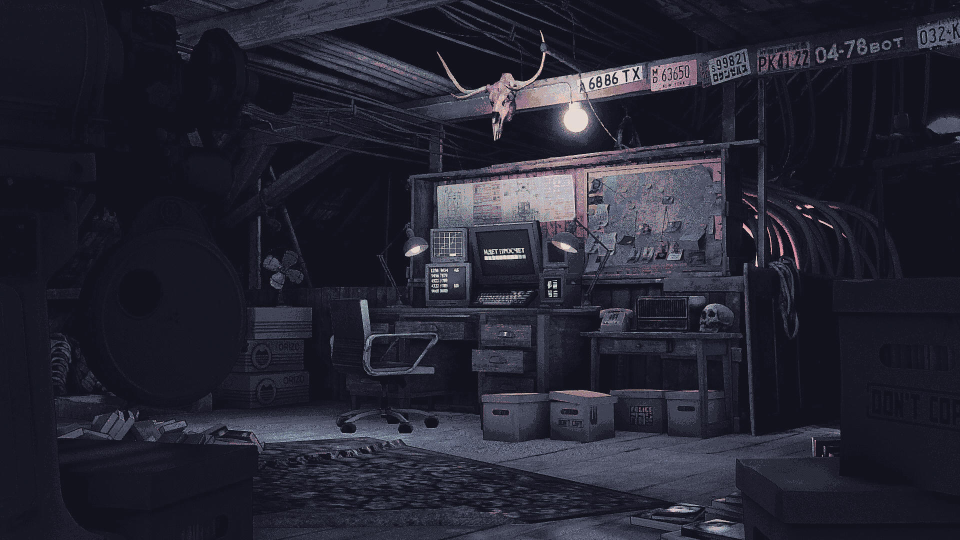
//> input picture opencv/lab1/background.png, 1920 x 1080 px (shown at 1/2 size)
$ ./example_1   (built with g++ and OpenCV 4)
//> lines starting //> are read from the running program, lines starting //| are printed output that depends on the picture
#include <opencv2/opencv.hpp>
#include <vector>

using namespace cv;
using namespace std;

int main() {

    Mat I = imread("background.png");  // Загрузите изображение
//> I is the input picture: 1080 rows x 1920 cols, CV_8UC3; mean B, G, R 50, 37.4, 37.5

    if (I.empty()) {  // Проверка на успешную загрузку изображения
        cerr << "Ошибка: не удалось загрузить изображение!" << endl;
        return -1;
    }

    int histSize = 256;
    float range[] = {0, 256};
    const float* histRange[] = {range};

    vector<Mat> bgrChannels;
    split(I, bgrChannels);
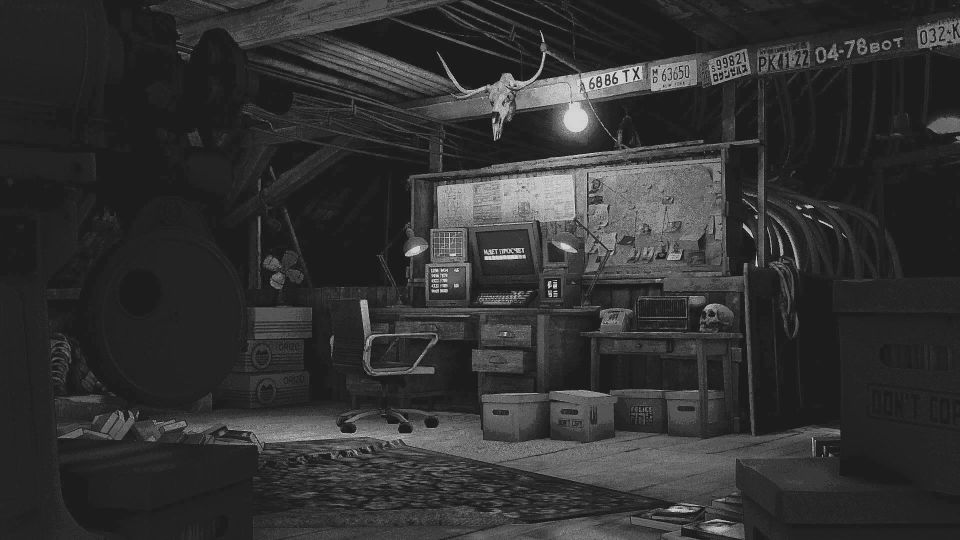
//> bgrChannels[0]: 1080 rows x 1920 cols, CV_8UC1 (shown at 1/2 size); min 0, max 255, mean 50
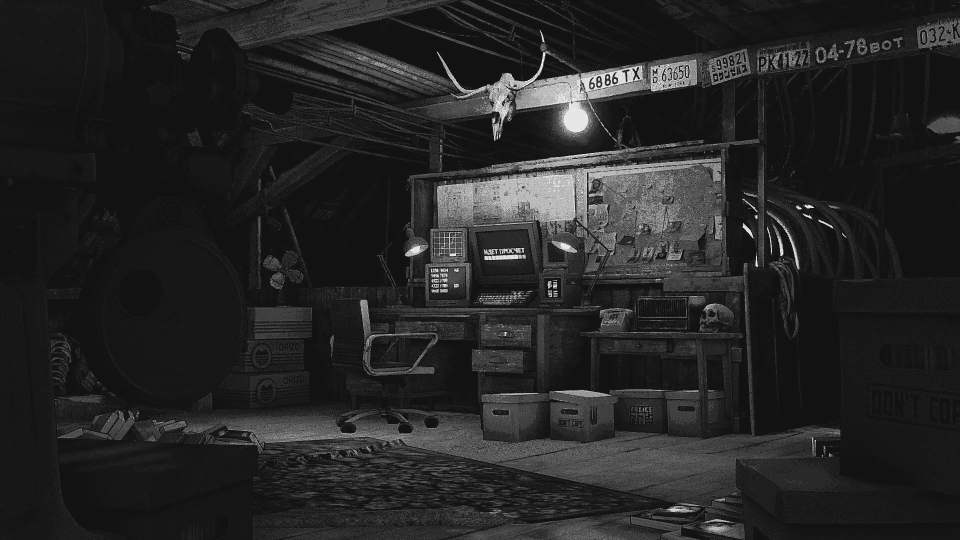
//> bgrChannels[2]: 1080 rows x 1920 cols, CV_8UC1 (shown at 1/2 size); min 0, max 255, mean 37.5

    Mat bHist, gHist, rHist;

    calcHist(&bgrChannels[0], 1, 0, Mat(), bHist, 1, &histSize, histRange);
//> bHist = 256 values, max 393631 at index 28, min 0 at index 254, mean 8100
    calcHist(&bgrChannels[1], 1, 0, Mat(), gHist, 1, &histSize, histRange);
//> gHist = 256 values, max 447964 at index 18, min 0 at index 250, mean 8100
    calcHist(&bgrChannels[2], 1, 0, Mat(), rHist, 1, &histSize, histRange);
//> rHist = 256 values, max 447866 at index 18, min 137 at index 254, mean 8100

    // Увеличиваем высоту и ширину изображения для отображения гистограммы
    int histImageHeight = 800;
    int histImageWidth = 1024;
    int binWidth = cvRound((double) histImageWidth / histSize);

    // Нормализация гистограмм с увеличенным диапазоном, чтобы линии стали заметнее
    normalize(bHist, bHist, 0, histImageHeight * 0.9, NORM_MINMAX);
//> bHist = 256 values, max 720 at index 28, min 0 at index 254, mean 14.82
    normalize(gHist, gHist, 0, histImageHeight * 0.9, NORM_MINMAX);
//> gHist = 256 values, max 720 at index 18, min 0 at index 250, mean 13.02
    normalize(rHist, rHist, 0, histImageHeight * 0.9, NORM_MINMAX);
//> rHist = 256 values, max 720 at index 18, min 0 at index 254, mean 12.81

    // Создание изображения для отображения гистограммы (увеличенный размер тёмной области)
    Mat histImage(histImageHeight, histImageWidth, CV_8UC3, Scalar(50, 50, 50));

    for (int i = 1; i < histSize; i++) {
        line(histImage,
             Point(binWidth * (i - 1), histImageHeight - cvRound(bHist.at<float>(i - 1))),
             Point(binWidth * i, histImageHeight - cvRound(bHist.at<float>(i))),
             Scalar(255, 0, 0), 2);  // Синий канал

        line(histImage,
             Point(binWidth * (i - 1), histImageHeight - cvRound(gHist.at<float>(i - 1))),
             Point(binWidth * i, histImageHeight - cvRound(gHist.at<float>(i))),
             Scalar(0, 255, 0), 2);  // Зеленый канал

        line(histImage,
             Point(binWidth * (i - 1), histImageHeight - cvRound(rHist.at<float>(i - 1))),
             Point(binWidth * i, histImageHeight - cvRound(rHist.at<float>(i))),
             Scalar(0, 0, 255), 2);  // Красный канал
    }
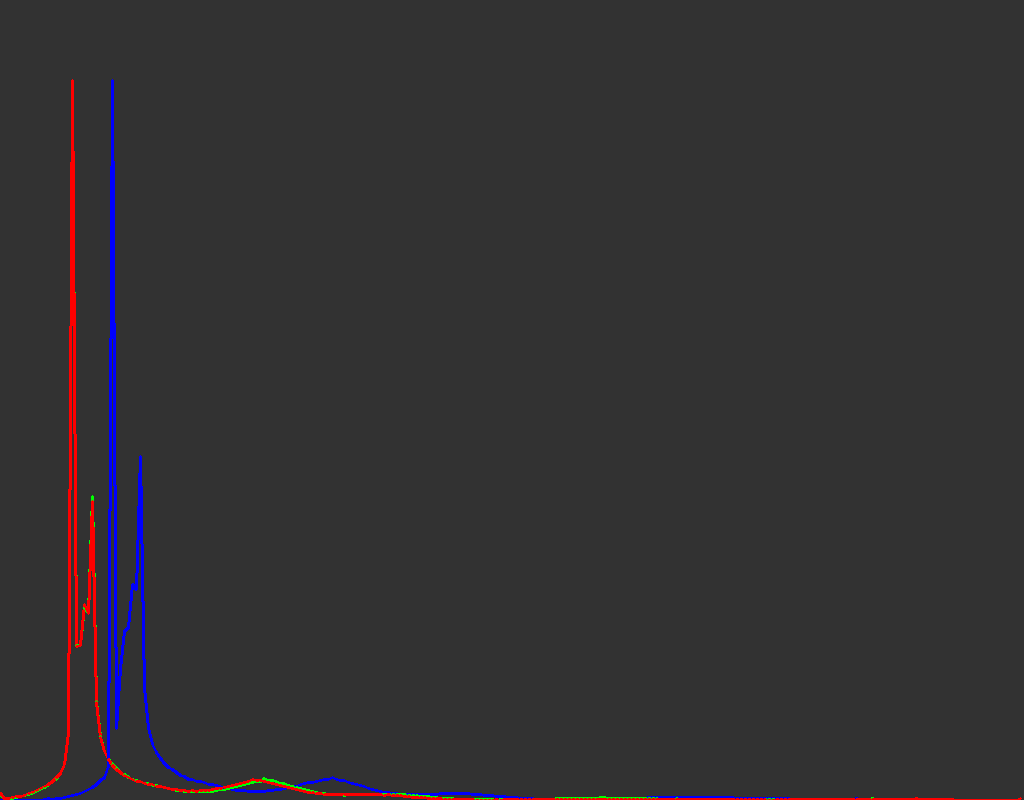
//> histImage: 800 rows x 1024 cols, CV_8UC3; mean B, G, R 51.2, 49.4, 51.2

    // Создание окна с возможностью изменения размера
    namedWindow("Гистограмма", WINDOW_NORMAL);
    resizeWindow("Гистограмма", 1200, 900);  // Устанавливаем размер окна

    // Отображение гистограммы
    imshow("Гистограмма", histImage);

    // Ожидание нажатия клавиши 'q' для закрытия окна
    while (true) {
        int key = waitKey(0);  // Ожидание нажатия любой клавиши
//> the 'q' key is pressed
        if (key == 'q' || key == 'Q') {  // Проверка нажатия 'q' или 'Q'
            break;
        }
    }

    return 0;
}
